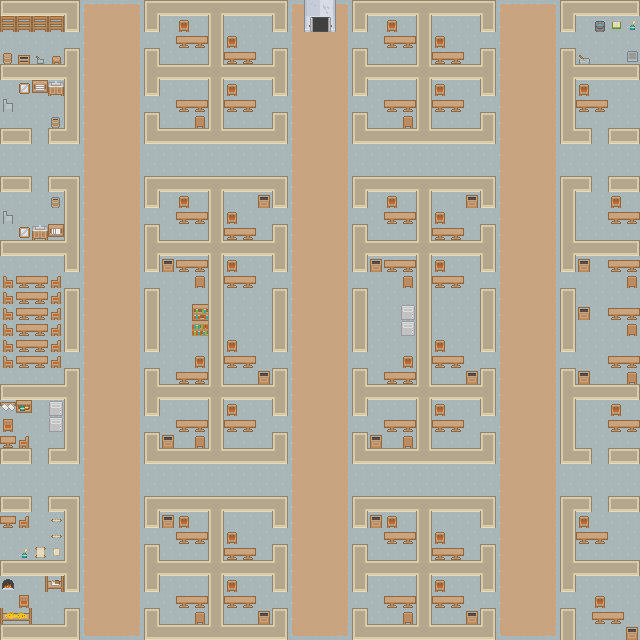

Below is a game level as drawn by its tile map, then a one-line description and the .tmx that defines it (tile-layer data replaced by summaries):
An orthogonal 40x40 tile map with 16x16 px tiles, 5 tile layers (Boundaries, Floor, Walkways, Furnishings, ...) and 1 object (SpawnPoint).

<map version="1.2" tiledversion="1.3.1" orientation="orthogonal" renderorder="right-down" compressionlevel="0" width="40" height="40" tilewidth="16" tileheight="16" infinite="0" nextlayerid="7" nextobjectid="2">
 <editorsettings>
  <export target="../levels/level1.json" format="json" />
 </editorsettings>
 <tileset firstgid="1" name="mainTileSheet" tilewidth="16" tileheight="16" spacing="1" tilecount="1767" columns="57">
  <image source="../tilesheets/mainTileSheet.png" width="968" height="526" />
 </tileset>
 <layer id="4" name="Boundaries" width="40" height="40">
  <data>[1600 cells, 157 non-empty, 7 distinct tile ids]</data>
 </layer>
 <layer id="1" name="Floor" width="40" height="40" locked="1">
  <data>[1600 cells, 1600 non-empty, 1 distinct tile ids]</data>
 </layer>
 <layer id="3" name="Walkways" width="40" height="40">
  <data>[1600 cells, 480 non-empty, 9 distinct tile ids]</data>
 </layer>
 <layer id="2" name="Furnishings" width="40" height="40">
  <data>[1600 cells, 647 non-empty, 57 distinct tile ids]</data>
 </layer>
 <layer id="5" name="Decorations" width="40" height="40">
  <data>[1600 cells, 2 non-empty, 2 distinct tile ids]</data>
 </layer>
 <objectgroup id="6" name="Player">
  <object id="1" name="SpawnPoint" type="SpawnPoint" x="319.614" y="50.4491">
   <point />
  </object>
 </objectgroup>
</map>
